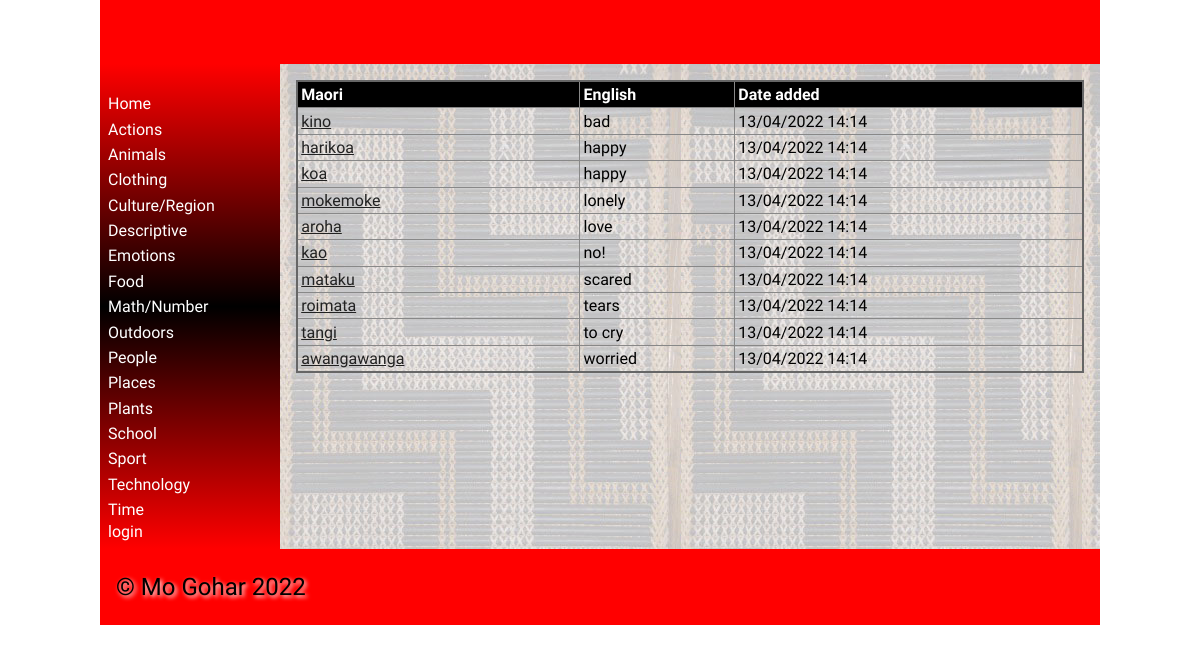
The app's page /category/6 with its own data.
### tables this page shows
CREATE TABLE categories
(
	id integer
		constraint categories_pk
			primary key autoincrement,
	category_name integer
);

CREATE TABLE vocab
(
	id integer
		constraint vocab_pk
			primary key autoincrement,
	Maori varchar(30),
	English varchar(30),
	cat_id integer,
	definition varchar(30),
	level integer,
	image varchar(60),
	date datetime
);

### app.py (the view, shortened to what this page needs)
@app.route('/category/<cat_id>', methods=['GET', 'POST'])
def render_list(cat_id):
        return render_template('category.html', categories=categories(), vocab_list=vocab(), cat_id=int(cat_id)
                               , logged_in=is_logged_in(), teacher=is_teacher())

### app.py (called while the page is built)
def create_connection(db_file):
    try:
        connection = sqlite3.connect(db_file)
        return connection
    except Error as e:
        print(e)
    return None

def categories():
    query = "SELECT id, category_name FROM categories"
    con = create_connection(DATABASE)
    cur = con.cursor()
    cur.execute(query)
    category_list = cur.fetchall()
    con.close()
    return category_list

def vocab():
    query = "SELECT * FROM vocab"
    con = create_connection(DATABASE)
    cur = con.cursor()
    cur.execute(query)
    vocab_list = cur.fetchall()
    con.close()
    return vocab_list

def is_logged_in():
    if session.get("email") is None:
        print("not logged in")
        return False
    else:
        print("logged in")
        return True

def is_teacher():
    if session.get("isadmin"):
        print("teacher")
        return True
    else:
        print("student")
        return False

### templates/category.html (shortened to what this page needs)
{% extends "base.html" %}
{% block main %}
    <table>
        <tr>
            <th>Maori</th>
            <th>English</th>
            <th>Date added</th>
        </tr>
         <tbody>
            {% for vocab in vocab_list %}
                {% if vocab[3] == cat_id %}
                    <tr>
                        <td><a href="/word/{{ vocab[0] }}">{{ vocab[1] }}</td>
                        <td>{{ vocab[2] }}</td>
                        <td>{{ vocab[7] }}</td>
                    </tr>
                {% endif %}
            {% endfor %}
        </tbody>
    </table>
{% endblock %}

### templates/base.html (shortened to what this page needs)
<!doctype html>
<html lang="en">
<head>
	<link href="{{ url_for('static', filename='css/style.css') }}" rel="stylesheet">
</head>
<body>
	<div id="container">
		<header>
			<h1>{% block heading %}{% endblock %}</h1>
		</header>
		<nav>
			<ul>
				<li><a href="/">Home</a></li>
				<div class ="category">
					{% for category in categories %}
						<div class ="category-box">
							<li><a href="/category/{{ category[0] }}">{{ category[1] }}</a></li>
						</div>
					{% endfor %}
				</div>
				{% if logged_in %}
					<a href="/logout">logout</a>
				{% else %}
            		<a href="/login">login</a>
				{% endif %}
			</ul>
		</nav>
		<main>
            {% block main%}{% endblock %}
        </main>
		<footer>
			<p>
				&copy; Mo Gohar 2022
			</p>
		</footer>
	</div>
</body>
</html>

### static/css/style.css (style rules this page uses)
* { font-family: Comfortaa, sans-serif; margin: 0; padding: 0; box-sizing: border-box; }
#container { display: grid; grid-template-columns: 75px auto; grid-template-areas: 'nav header' 'main main' 'footer footer'; }
header { grid-area: header; background-color: #f00; padding: 1rem; }
nav { grid-area: nav; }
main { grid-area: main; padding: 1rem; background-color: #edd; }
h1, h2, h3, h4 { padding: 1rem 0; font-family: 'Suez One', serif; color: #000; text-shadow: 2px 2px 4px #fff; }
p { padding: 0.5rem 0; }
a { color: #222; }
table { width: 100%; border: 2px solid #666; border-collapse: collapse; }
th, td { border: 1px solid #888; padding: 0.2rem; text-align: left; }
th { background-color: #000; color: #fff; }
footer { grid-area: footer; padding: 1rem; background-color: #f00; }
footer p { color: #000; text-shadow: 2px 2px 4px #fff; font-size: 1.5rem; }
@media only screen and (min-width: 768px) { #container { grid-template-columns: 180px auto; grid-template-areas: 'header header' 'nav main' 'footer footer'; } }
@media only screen and (min-width: 768px) { nav { background: linear-gradient(180deg, rgba(255,0,0,1) 0%, rgba(0, 0, 0, 1) 50%, rgba(255,0,0,1) 100%); padding: 0.5rem; } }
@media only screen and (min-width: 768px) { nav ul { list-style: none; } }
@media only screen and (min-width: 768px) { nav li { padding: 0.2rem 0; } }
@media only screen and (min-width: 768px) { nav a { color: #fff; text-decoration: none; } }
@media only screen and (min-width: 768px) { main { background-image: url('/poutama.jpg'); } }
@media only screen and (min-width: 1000px) { #container { width: 1000px; margin: auto; } }

### records on screen
categories: category_name "Actions"
categories: category_name "Animals"
categories: category_name "Clothing"
categories: category_name "Culture/Region"
categories: category_name "Descriptive"
categories: category_name "Emotions"
categories: category_name "Food"
categories: category_name "Math/Number"
categories: category_name "Outdoors"
categories: category_name "People"
categories: category_name "Places"
categories: category_name "Plants"
categories: category_name "School"
categories: category_name "Sport"
categories: category_name "Technology"
categories: category_name "Time"
vocab: Maori "kino", English "bad", date "13/04/2022 14:14"
vocab: Maori "harikoa", English "happy", date "13/04/2022 14:14"
vocab: Maori "koa", English "happy", date "13/04/2022 14:14"
vocab: Maori "mokemoke", English "lonely", date "13/04/2022 14:14"
vocab: Maori "aroha", English "love", date "13/04/2022 14:14"
vocab: Maori "kao", English "no!", date "13/04/2022 14:14"
vocab: Maori "mataku", English "scared", date "13/04/2022 14:14"
vocab: Maori "roimata", English "tears", date "13/04/2022 14:14"
vocab: Maori "tangi", English "to cry", date "13/04/2022 14:14"
vocab: Maori "awangawanga", English "worried", date "13/04/2022 14:14"
